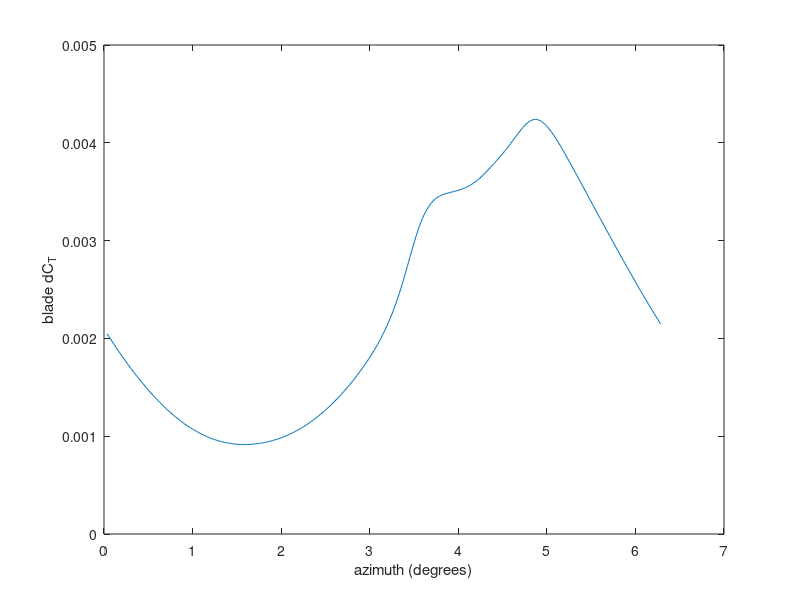
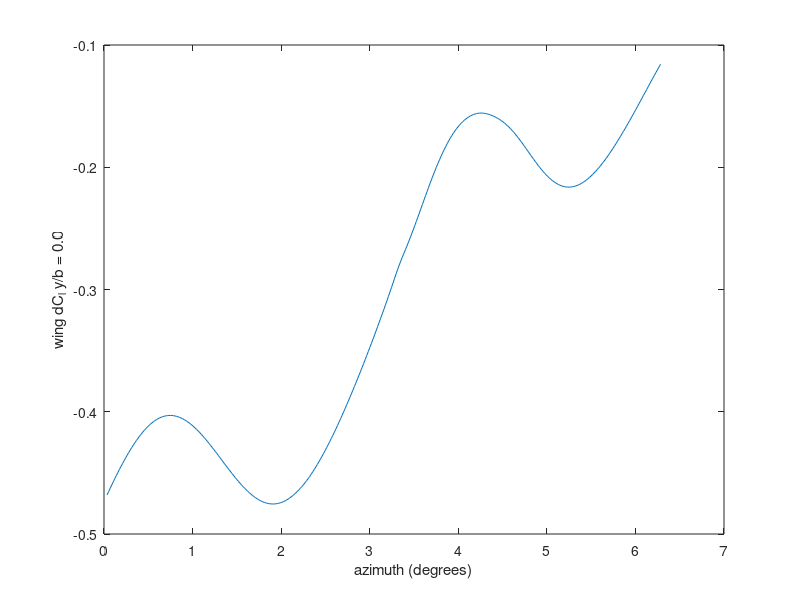
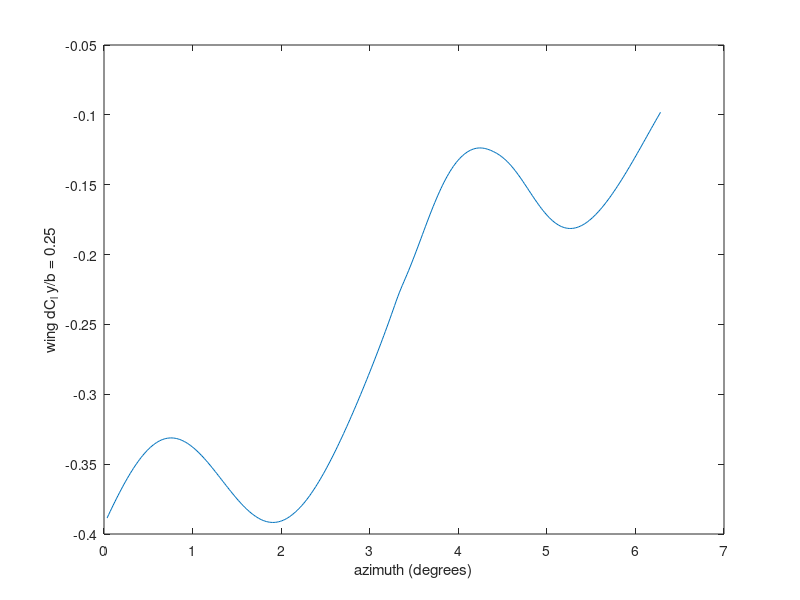
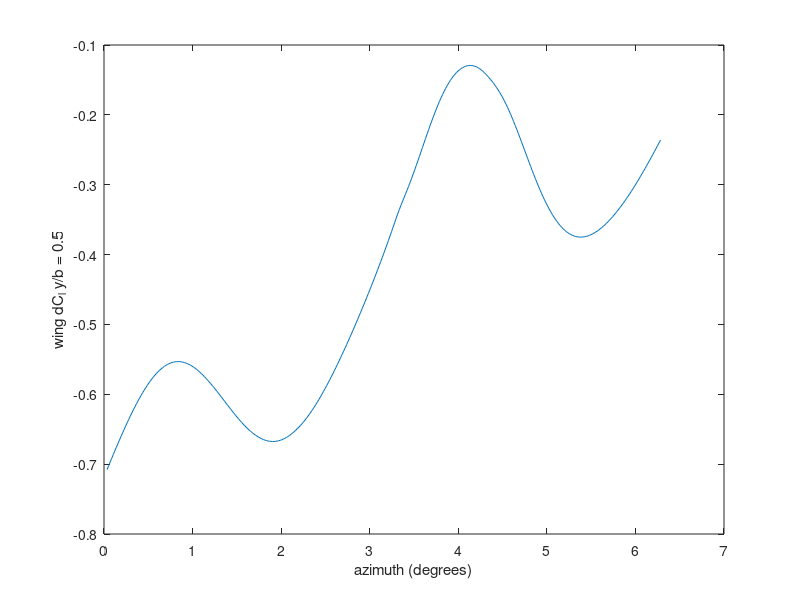

MATLAB code for these plots, in order:
clc
clear all
close all

load('results_RNT.mat');

%azimuth = linspace(1,360,360);
%%
b_1_time_hist = reshape(rotor_C_T_time_hist(1,24,:),[360,1]);
% b_2_time_hist = reshape(rotor_C_T_time_hist(2,24,:),[360,1]);
% b_3_time_hist = reshape(rotor_C_T_time_hist(3,24,:),[360,1]);
% b_4_time_hist = reshape(rotor_C_T_time_hist(4,24,:),[360,1]);
%plot(rotor_C_T_time_hist(1,24,:))

%figure
plot(azimuth(2:360), b_1_time_hist(2:360));
% hold on
% plot(azimuth(2:360), b_2_time_hist(2:360));
% hold on
% plot(azimuth(2:360), b_3_time_hist(2:360));
% hold on
% plot(azimuth(2:360), b_4_time_hist(2:360));
xlabel("azimuth (degrees)")
ylabel("blade dC_T")
%legend("blade 1","blade 2","blade 3","blade 4")
%%
C_l_wing_0_per = reshape(wing_C_l_time_hist(1,1,:), [360,1]);
C_l_wing_25_per = reshape(wing_C_l_time_hist(1,2,:), [360,1]);
C_l_wing_50_per = reshape(wing_C_l_time_hist(1,4,:), [360,1]);
C_l_wing_75_per = reshape(wing_C_l_time_hist(1,6,:), [360,1]);
C_l_wing_100_per = reshape(wing_C_l_time_hist(1,8,:), [360,1]);

figure
plot(azimuth(2:360), C_l_wing_0_per(2:360));
xlabel("azimuth (degrees)")
ylabel("wing dC_l y/b = 0.0")
%legend("y/b = 0","y/b = 1.0")

figure
plot(azimuth(2:360), C_l_wing_25_per(2:360));
xlabel("azimuth (degrees)")
ylabel("wing dC_l y/b = 0.25")

figure
plot(azimuth(2:360), C_l_wing_50_per(2:360));
xlabel("azimuth (degrees)")
ylabel("wing dC_l y/b = 0.5")

figure
plot(azimuth(2:360), C_l_wing_75_per(2:360));
xlabel("azimuth (degrees)")
ylabel("wing dC_l y/b = 0.75")

figure
plot(azimuth(2:360), C_l_wing_100_per(2:360));
xlabel("azimuth (degrees)")
ylabel("wing dC_l y/b = 1.0")


l = 0:1:7;
theta = l*pi/8;
y = (1-cos(theta))/4;
y_wing = [y];
%plot(wing_C_l_time_hist(1,:,1));
wing_C_l = wing_part_0_C_l;

figure
plot(y_wing, wing_C_l)

%%

wake_x_rotor_only = reshape(wake_0_trajectory(1,1,:),[1,1024]);
wake_y_rotor_only = reshape(wake_0_trajectory(1,2,:),[1,1024]);
wake_z_rotor_only = reshape(wake_0_trajectory(1,3,:),[1,1024]);


load("results_RNT.mat")

wake_x_wing_plus_rotor = reshape(wake_0_trajectory(1,1,:),[1,1024]);
wake_y_wing_plus_rotor = reshape(wake_0_trajectory(1,2,:),[1,1024]);
wake_z_wing_plus_rotor = reshape(wake_0_trajectory(1,3,:),[1,1024]);

plot3(wake_x_rotor_only,wake_y_rotor_only,wake_z_rotor_only)
hold on
plot3(wake_x_wing_plus_rotor,wake_y_wing_plus_rotor, wake_z_wing_plus_rotor)
xlabel("x/R")
ylabel("y/R")
zlabel("z/R")
legend("rotor only", "rotor + wing")
